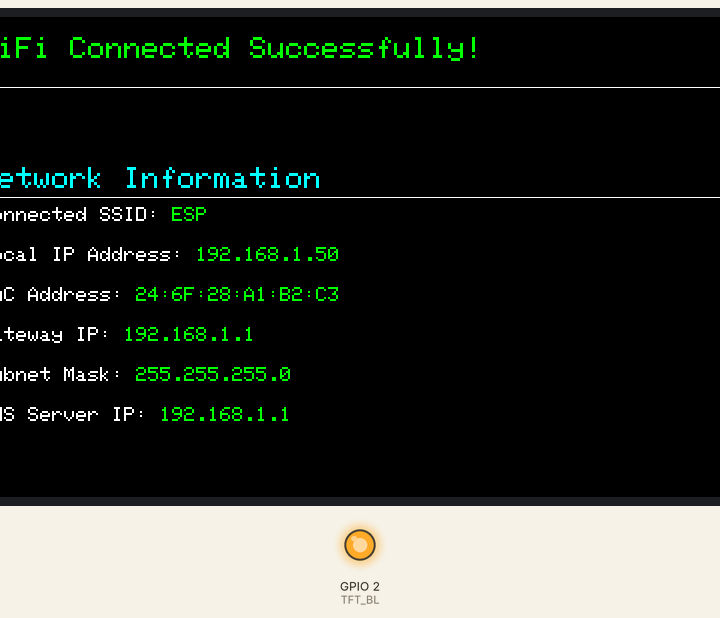
Bench run of a sketch on a simulated ESP32-S3. On the bench: 800×480 colour display, output pins drawn as LEDs (lit = HIGH). WiFi joins after 1.5 s; servers stay silent unless stated; what the sketch prints to the serial monitor is not drawn.

Above: at 2.6 s.

The sketch:

WIFI_STA.ino
```cpp
/*******************************************************************************
 * ESP32 WiFi STA Mode + RGB LCD Display
 * 功能：ESP32 STA模式连接指定WiFi，屏幕显示连接状态和网络信息（IP、MAC、网关等）
 * 硬件：ESP32-S3 + 800x480 RGB LCD
 ******************************************************************************/
#include <Arduino_GFX_Library.h>
#include <WiFi.h> // ESP32 WiFi库

// ====================== WiFi STA配置（修改为你的WiFi信息） ======================
#define WIFI_SSID "ESP"    // 要连接的WiFi名称
#define WIFI_PASSWORD "12345678" // 要连接的WiFi密码
#define WIFI_CONNECT_RETRY 5          // 连接失败重试次数
#define WIFI_CONNECT_DELAY 3000       // 重试间隔（毫秒）

// ====================== 硬件配置（保留原有RGB LCD配置） ======================
#define TFT_BL 2
// RGB LCD分辨率
#define LCD_WIDTH  800
#define LCD_HEIGHT 480

// 时序参数
#define HSYNC_POLARITY 0
#define HSYNC_FRONT_PORCH 12
#define HSYNC_PULSE_WIDTH 4
#define HSYNC_BACK_PORCH 16
#define VSYNC_POLARITY 0
#define VSYNC_FRONT_PORCH 10
#define VSYNC_PULSE_WIDTH 4
#define VSYNC_BACK_PORCH 10
#define PCLK_FREQ 13300000
#define PCLK_ACTIVE_NEG 1

// ESP32-S3 RGB LCD引脚定义
#define PIN_DE    40  // DE
#define PIN_VSYNC 41  // VSYNC
#define PIN_HSYNC 39  // HSYNC
#define PIN_PCLK  42  // PCLK
// R通道
#define PIN_R0 45
#define PIN_R1 48
#define PIN_R2 47
#define PIN_R3 21
#define PIN_R4 14
// G通道
#define PIN_G0 5
#define PIN_G1 6
#define PIN_G2 7
#define PIN_G3 15
#define PIN_G4 16
#define PIN_G5 4
// B通道
#define PIN_B0 8
#define PIN_B1 3
#define PIN_B2 46
#define PIN_B3 9
#define PIN_B4 1

// ====================== 显示配置 ======================
#define TEXT_SIZE_MAIN 3    // 主文字大小（状态、标题）
#define TEXT_SIZE_SUB 2     // 副文字大小（具体信息）
#define TEXT_START_X 20     // 文字起始X坐标
#define TEXT_START_Y 20     // 文字起始Y坐标
#define LINE_SPACING 40     // 行间距（像素）
#define INFO_AREA_Y 150     // 网络信息区起始Y坐标

// ====================== GFX初始化 ======================
Arduino_ESP32RGBPanel *rgb_panel = new Arduino_ESP32RGBPanel(
    PIN_DE, PIN_VSYNC, PIN_HSYNC, PIN_PCLK,
    PIN_R0, PIN_R1, PIN_R2, PIN_R3, PIN_R4,
    PIN_G0, PIN_G1, PIN_G2, PIN_G3, PIN_G4, PIN_G5,
    PIN_B0, PIN_B1, PIN_B2, PIN_B3, PIN_B4,
    HSYNC_POLARITY, HSYNC_FRONT_PORCH, HSYNC_PULSE_WIDTH, HSYNC_BACK_PORCH,
    VSYNC_POLARITY, VSYNC_FRONT_PORCH, VSYNC_PULSE_WIDTH, VSYNC_BACK_PORCH,
    PCLK_ACTIVE_NEG, PCLK_FREQ
);

Arduino_RGB_Display *gfx = new Arduino_RGB_Display(
    LCD_WIDTH,        // 宽度
    LCD_HEIGHT,       // 高度
    rgb_panel,        // RGB面板对象
    0,                // 旋转角度（0/90/180/270）
    true              // 自动刷新
);

// ====================== 全局变量 ======================
bool isWiFiConnected = false; // WiFi是否连接成功
String wifiSSID = WIFI_SSID;
String localIP;               // 本地IP地址
String localMAC;              // 本地MAC地址
String gatewayIP;             // 网关IP
String subnetMask;            // 子网掩码
String dnsIP;                 // DNS服务器IP

// ====================== 函数声明 ======================
void initWiFiSTA(); // 初始化WiFi STA模式并连接
void displayConnectStatus(const String &status, uint16_t color); // 显示连接状态
void displayNetworkInfo(); // 显示网络信息
void checkWiFiStatus(); // 实时检查WiFi连接状态

// ====================== 初始化函数 ======================
void setup()
{
    // 初始化串口（用于调试）
    Serial.begin(115200);
    Serial.println("ESP32 WiFi STA Mode Example");

    // 1. 初始化显示屏
    if (!gfx->begin())
    {
        Serial.println("gfx->begin() failed!");
        while (1) delay(1000); // 初始化失败则死循环
    }
    gfx->fillScreen(RGB565_BLACK); // 初始清屏为黑色

    // 2. 开启显示屏背光
    pinMode(TFT_BL, OUTPUT);
    digitalWrite(TFT_BL, HIGH);

    // 3. 初始化WiFi STA模式并连接
    initWiFiSTA();
}

// ====================== 循环函数（实时检查WiFi状态） ======================
void loop()
{
    checkWiFiStatus(); // 实时监测WiFi连接状态
    delay(1000); // 每秒检查一次
}

// ====================== 初始化WiFi STA模式并连接 ======================
void initWiFiSTA()
{
    // 设置为STA模式
    WiFi.mode(WIFI_STA);
    WiFi.disconnect(); // 断开原有连接
    delay(100);

    // 显示连接提示
    displayConnectStatus("Connecting to WiFi: " + wifiSSID, RGB565_YELLOW);
    Serial.printf("Connecting to %s...\n", WIFI_SSID);

    // 连接WiFi，带重试机制
    int retryCount = 0;
    while (retryCount < WIFI_CONNECT_RETRY)
    {
        WiFi.begin(WIFI_SSID, WIFI_PASSWORD);

        // 等待连接（最多5秒）
        unsigned long start = millis();
        while (millis() - start < 5000)
        {
            wl_status_t status = WiFi.status();
            if (status == WL_CONNECTED)
            {
                // 连接成功
                isWiFiConnected = true;
                // 获取网络信息
                localIP = WiFi.localIP().toString();
                localMAC = WiFi.macAddress();
                gatewayIP = WiFi.gatewayIP().toString();
                subnetMask = WiFi.subnetMask().toString();
                dnsIP = WiFi.dnsIP().toString();
                // 显示成功状态
                displayConnectStatus("WiFi Connected Successfully!", RGB565_GREEN);
                // 显示网络信息
                displayNetworkInfo();
                Serial.println("WiFi connected successfully!");
                return;
            }
            else if (status == WL_CONNECT_FAILED)
            {
                break; // 连接失败，退出等待
            }
            delay(100);
        }

        // 连接失败，重试
        retryCount++;
        String statusMsg = "Connect failed! Retry: " + String(retryCount) + "/" + String(WIFI_CONNECT_RETRY);
        displayConnectStatus(statusMsg, RGB565_ORANGE);
        Serial.println(statusMsg);
        delay(WIFI_CONNECT_DELAY);
    }

    // 所有重试都失败
    displayConnectStatus("WiFi Connect Failed! All retries used.", RGB565_RED);
    Serial.println("WiFi connect failed! All retries used.");
}

// ====================== 显示连接状态 ======================
void displayConnectStatus(const String &status, uint16_t color)
{
    // 清空状态区
    gfx->fillRect(TEXT_START_X, TEXT_START_Y, LCD_WIDTH - 40, 100, RGB565_BLACK);
    // 显示状态
    gfx->setTextSize(TEXT_SIZE_MAIN);
    gfx->setTextColor(color);
    gfx->setCursor(TEXT_START_X, TEXT_START_Y);
    gfx->println(status);
    // 分隔线
    gfx->drawLine(TEXT_START_X, TEXT_START_Y + 50, LCD_WIDTH - 20, TEXT_START_Y + 50, RGB565_WHITE);
}

// ====================== 显示网络信息 ======================
void displayNetworkInfo()
{
    // 清空信息区
    gfx->fillRect(TEXT_START_X, INFO_AREA_Y, LCD_WIDTH - 40, LCD_HEIGHT - INFO_AREA_Y - 20, RGB565_BLACK);

    // 标题
    gfx->setTextSize(TEXT_SIZE_MAIN);
    gfx->setTextColor(RGB565_CYAN);
    gfx->setCursor(TEXT_START_X, INFO_AREA_Y);
    gfx->println("Network Information");
    gfx->drawLine(TEXT_START_X, INFO_AREA_Y + 30, LCD_WIDTH - 20, INFO_AREA_Y + 30, RGB565_WHITE);

    // SSID
    gfx->setTextSize(TEXT_SIZE_SUB);
    gfx->setTextColor(RGB565_WHITE);
    gfx->setCursor(TEXT_START_X, INFO_AREA_Y + LINE_SPACING);
    gfx->print("Connected SSID: ");
    gfx->setTextColor(RGB565_GREEN);
    gfx->println(wifiSSID);

    // Local IP
    gfx->setTextColor(RGB565_WHITE);
    gfx->setCursor(TEXT_START_X, INFO_AREA_Y + LINE_SPACING * 2);
    gfx->print("Local IP Address: ");
    gfx->setTextColor(RGB565_GREEN);
    gfx->println(localIP);

    // MAC Address
    gfx->setTextColor(RGB565_WHITE);
    gfx->setCursor(TEXT_START_X, INFO_AREA_Y + LINE_SPACING * 3);
    gfx->print("MAC Address: ");
    gfx->setTextColor(RGB565_GREEN);
    gfx->println(localMAC);

    // Gateway IP
    gfx->setTextColor(RGB565_WHITE);
    gfx->setCursor(TEXT_START_X, INFO_AREA_Y + LINE_SPACING * 4);
    gfx->print("Gateway IP: ");
    gfx->setTextColor(RGB565_GREEN);
    gfx->println(gatewayIP);

    // Subnet Mask
    gfx->setTextColor(RGB565_WHITE);
    gfx->setCursor(TEXT_START_X, INFO_AREA_Y + LINE_SPACING * 5);
    gfx->print("Subnet Mask: ");
    gfx->setTextColor(RGB565_GREEN);
    gfx->println(subnetMask);

    // DNS IP
    gfx->setTextColor(RGB565_WHITE);
    gfx->setCursor(TEXT_START_X, INFO_AREA_Y + LINE_SPACING * 6);
    gfx->print("DNS Server IP: ");
    gfx->setTextColor(RGB565_GREEN);
    gfx->println(dnsIP);

    // 串口打印所有信息
    Serial.println("\nNetwork Information:");
    Serial.printf("Connected SSID: %s\n", wifiSSID.c_str());
    Serial.printf("Local IP: %s\n", localIP.c_str());
    Serial.printf("MAC Address: %s\n", localMAC.c_str());
    Serial.printf("Gateway IP: %s\n", gatewayIP.c_str());
    Serial.printf("Subnet Mask: %s\n", subnetMask.c_str());
    Serial.printf("DNS IP: %s\n", dnsIP.c_str());
}

// ====================== 实时检查WiFi连接状态 ======================
void checkWiFiStatus()
{
    if (isWiFiConnected && WiFi.status() != WL_CONNECTED)
    {
        // 连接丢失，更新状态
        isWiFiConnected = false;
        displayConnectStatus("WiFi Connection Lost! Reconnecting...", RGB565_RED);
        Serial.println("WiFi connection lost! Reconnecting...");
        // 重新连接
        initWiFiSTA();
    }
}
```
